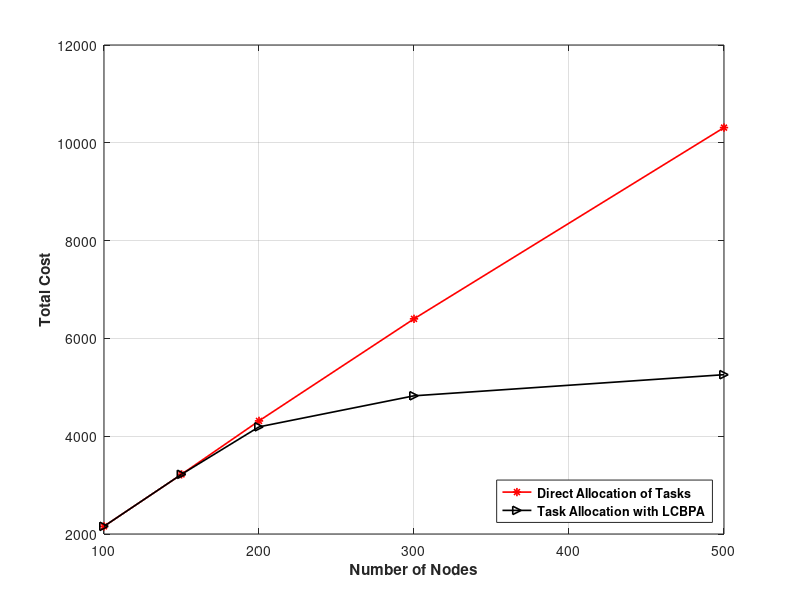

Here is the MATLAB script that generated this plot:
clc;
clear;

x=[100 150 200 300 500];
y0=[2157 3220 4313 6400 10311];
y1=[2157 3220 4191 4826 5258];

figure;
h1 = plot(x,y0,'-*red','LineWidth',1.2);
hold on;
h2 = plot(x,y1,'->black','LineWidth',1.2);

legend([h1,h2],'Direct Allocation of Tasks','Task Allocation with LCBPA','Location','Southeast','FontWeight','bold')
xlabel('Number of Nodes','FontWeight','bold');
ylabel('Total Cost','FontWeight','bold');
grid on;
print('k15cost','-dpng');
